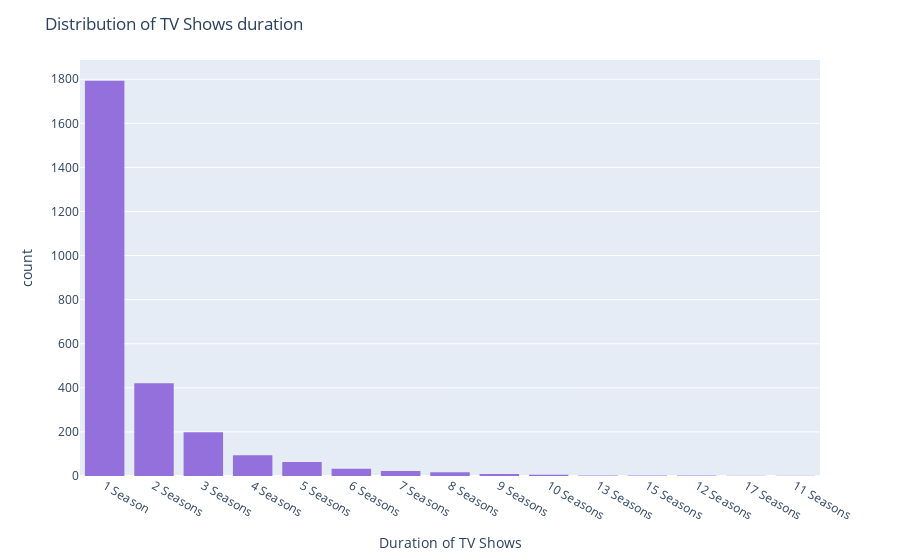

The cell this chart's notebook holds for it:
### Markdown cell above
### TV Show Season별 현황

### Code cell
fig = px.histogram(x=df_tv['duration'], color_discrete_sequence=['mediumpurple'])
fig.update_xaxes(categoryorder="total descending")
fig.update_layout(
    title="Distribution of TV Shows duration",
    xaxis_title="Duration of TV Shows",
)
fig.show()

### Figure 1 — Plotly figure (JSON) as saved in the notebook; plotly's stock layout.template omitted (floating-point values rounded to 4 significant figures; data arrays with more than 128 entries replaced by an {"elided": "..."} marker saying what was removed)
{"data": [{"alignmentgroup": "True", "bingroup": "x", "hovertemplate": "x=%{x}<br>count=%{y}<extra></extra>", "legendgroup": "", "marker": {"color": "mediumpurple", "pattern": {"shape": ""}}, "name": "", "offsetgroup": "", "orientation": "v", "showlegend": false, "type": "histogram", "x": {"elided": "2666 str values"}, "xaxis": "x", "yaxis": "y"}], "layout": {"barmode": "relative", "legend": {"tracegroupgap": 0}, "margin": {"t": 60}, "title": {"text": "Distribution of TV Shows duration"}, "xaxis": {"anchor": "y", "categoryorder": "total descending", "domain": [0, 1], "title": {"text": "Duration of TV Shows"}}, "yaxis": {"anchor": "x", "domain": [0, 1], "title": {"text": "count"}}}}
